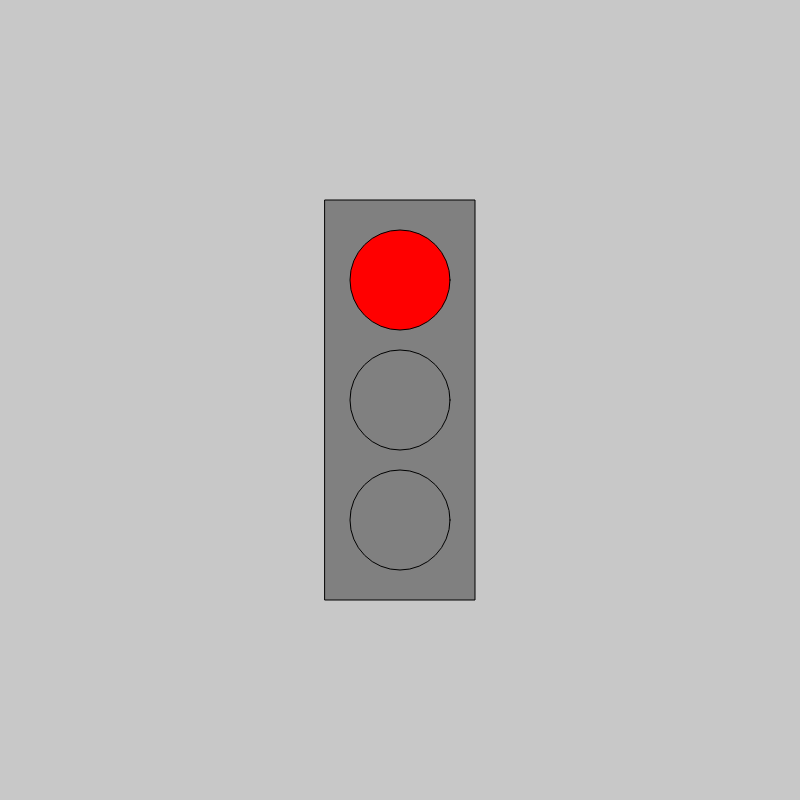
Frame 1 (no input)
Frame 60 (no input): identical to frame 1, image omitted
Frame 120 (the mouse pressed at the canvas centre since frame 60): identical to frame 1, image omitted

The p5.js sketch that drew this single still picture (run headless with seeded random() and noise() and a simulated clock; from frame 60 on, the mouse is pressed at the canvas centre):

// p5.js sketch
// ── sketch.js
var myState = 0;
var timer = 0;
var x = 0;
var velocity = 0;

function setup() {
  // put setup code here
  createCanvas(800, 800);
rectMode(CENTER);
ellipseMode(CENTER);

}

function draw() {
  // put drawing code here
  background(200);


  switch(myState){
    case 0: //red light
    fill('grey');
    rect(width/2, height/2, 150, 400);
    fill('grey');
    ellipse(width/2, height/2, 100, 100);
    fill('red');
    ellipse(width/2, height/2-120, 100, 100);
    fill('grey');
    ellipse(width/2, height/2+120, 100, 100);
    break ;

    case 1: //green light
    fill('grey');
    rect(width/2, height/2, 150, 400);
    fill('grey');
    ellipse(width/2, height/2, 100, 100);
    fill('grey');
    ellipse(width/2, height/2-120, 100, 100);
    fill('green');
    ellipse(width/2, height/2+120, 100, 100);
    break ;

    case 2: //yellow light
    fill('grey');
    rect(width/2, height/2, 150, 400);
    fill('yellow');
    ellipse(width/2, height/2, 100, 100);
    fill('grey');
    ellipse(width/2, height/2-120, 100, 100);
    fill('grey');
    ellipse(width/2, height/2+120, 100, 100);
    break ;

    case 3: // red light
    fill('grey');
    rect(width/2, height/2, 150, 400);
    fill('grey');
    ellipse(width/2, height/2, 100, 100);
    fill('red');
    ellipse(width/2, height/2-120, 100, 100);
    fill('grey');
    ellipse(width/2, height/2+120, 100, 100);
  }

  timer ++;
  if(timer > 200){
    timer = 0;
    myState++ ;
    if(myState > 2) {
      myState = 0 ;
    }
  }

  }
